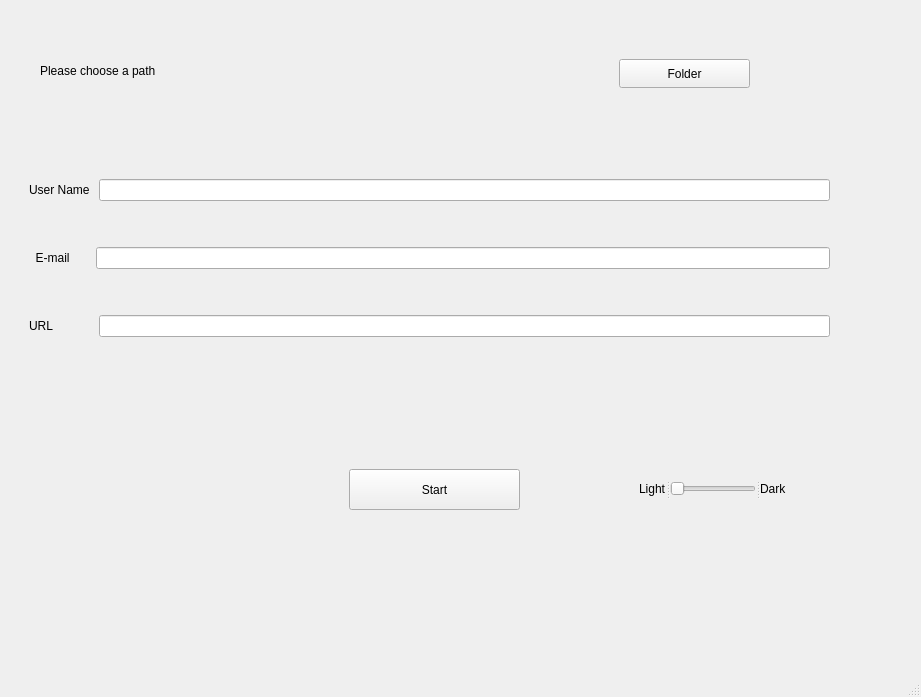
<?xml version="1.0" encoding="UTF-8"?>
<ui version="4.0">
 <class>MainWindow</class>
 <widget class="QMainWindow" name="MainWindow">
  <property name="geometry">
   <rect>
    <x>0</x>
    <y>0</y>
    <width>921</width>
    <height>697</height>
   </rect>
  </property>
  <property name="windowTitle">
   <string>MainWindow</string>
  </property>
  <property name="styleSheet">
   <string notr="true"/>
  </property>
  <widget class="QWidget" name="centralwidget">
   <layout class="QGridLayout" name="gridLayout_2">
    <item row="0" column="1">
     <widget class="QStackedWidget" name="stackedWidget">
      <property name="styleSheet">
       <string notr="true"/>
      </property>
      <property name="currentIndex">
       <number>0</number>
      </property>
      <widget class="QWidget" name="Select_Path">
       <widget class="QPushButton" name="pb_start">
        <property name="geometry">
         <rect>
          <x>340</x>
          <y>460</y>
          <width>171</width>
          <height>41</height>
         </rect>
        </property>
        <property name="text">
         <string>Start</string>
        </property>
       </widget>
       <widget class="QPushButton" name="pb_path">
        <property name="geometry">
         <rect>
          <x>610</x>
          <y>50</y>
          <width>131</width>
          <height>29</height>
         </rect>
        </property>
        <property name="sizePolicy">
         <sizepolicy hsizetype="Fixed" vsizetype="Fixed">
          <horstretch>0</horstretch>
          <verstretch>0</verstretch>
         </sizepolicy>
        </property>
        <property name="styleSheet">
         <string notr="true"/>
        </property>
        <property name="text">
         <string>Folder</string>
        </property>
       </widget>
       <widget class="QLabel" name="L_path">
        <property name="geometry">
         <rect>
          <x>31</x>
          <y>52</y>
          <width>541</width>
          <height>20</height>
         </rect>
        </property>
        <property name="sizePolicy">
         <sizepolicy hsizetype="Fixed" vsizetype="Preferred">
          <horstretch>0</horstretch>
          <verstretch>0</verstretch>
         </sizepolicy>
        </property>
        <property name="text">
         <string>Please choose a path</string>
        </property>
       </widget>
       <widget class="QWidget" name="layoutWidget">
        <property name="geometry">
         <rect>
          <x>20</x>
          <y>130</y>
          <width>801</width>
          <height>241</height>
         </rect>
        </property>
        <layout class="QVBoxLayout" name="verticalLayout">
         <item>
          <layout class="QHBoxLayout" name="horizontalLayout">
           <item>
            <widget class="QLabel" name="L_username">
             <property name="styleSheet">
              <string notr="true"/>
             </property>
             <property name="text">
              <string>User Name </string>
             </property>
            </widget>
           </item>
           <item>
            <widget class="QLineEdit" name="LE_username">
             <property name="text">
              <string/>
             </property>
            </widget>
           </item>
          </layout>
         </item>
         <item>
          <layout class="QHBoxLayout" name="horizontalLayout_2">
           <item>
            <widget class="QLabel" name="L_email">
             <property name="text">
              <string>  E-mail      </string>
             </property>
            </widget>
           </item>
           <item>
            <widget class="QLineEdit" name="LE_email">
             <property name="text">
              <string/>
             </property>
            </widget>
           </item>
          </layout>
         </item>
         <item>
          <layout class="QHBoxLayout" name="horizontalLayout_3">
           <item>
            <widget class="QLabel" name="L_url">
             <property name="text">
              <string>URL            </string>
             </property>
            </widget>
           </item>
           <item>
            <widget class="QLineEdit" name="LE_url">
             <property name="text">
              <string/>
             </property>
            </widget>
           </item>
          </layout>
         </item>
        </layout>
       </widget>
       <widget class="QSplitter" name="splitter">
        <property name="geometry">
         <rect>
          <x>630</x>
          <y>470</y>
          <width>148</width>
          <height>20</height>
         </rect>
        </property>
        <property name="orientation">
         <enum>Qt::Horizontal</enum>
        </property>
        <widget class="QLabel" name="L_light">
         <property name="text">
          <string>Light</string>
         </property>
        </widget>
        <widget class="QSlider" name="horizontalSlider">
         <property name="sizePolicy">
          <sizepolicy hsizetype="Fixed" vsizetype="Fixed">
           <horstretch>0</horstretch>
           <verstretch>0</verstretch>
          </sizepolicy>
         </property>
         <property name="maximum">
          <number>1</number>
         </property>
         <property name="orientation">
          <enum>Qt::Horizontal</enum>
         </property>
        </widget>
        <widget class="QLabel" name="L_dark">
         <property name="text">
          <string>Dark</string>
         </property>
        </widget>
       </widget>
      </widget>
      <widget class="QWidget" name="init">
       <widget class="QListWidget" name="listWidget">
        <property name="geometry">
         <rect>
          <x>0</x>
          <y>40</y>
          <width>411</width>
          <height>561</height>
         </rect>
        </property>
        <property name="verticalScrollBarPolicy">
         <enum>Qt::ScrollBarAlwaysOn</enum>
        </property>
        <property name="horizontalScrollBarPolicy">
         <enum>Qt::ScrollBarAlwaysOn</enum>
        </property>
        <property name="verticalScrollMode">
         <enum>QAbstractItemView::ScrollPerPixel</enum>
        </property>
        <property name="horizontalScrollMode">
         <enum>QAbstractItemView::ScrollPerPixel</enum>
        </property>
       </widget>
       <widget class="QPushButton" name="pb_clear">
        <property name="geometry">
         <rect>
          <x>490</x>
          <y>600</y>
          <width>80</width>
          <height>24</height>
         </rect>
        </property>
        <property name="text">
         <string>Clear</string>
        </property>
       </widget>
       <widget class="QPushButton" name="pb_back">
        <property name="geometry">
         <rect>
          <x>730</x>
          <y>600</y>
          <width>80</width>
          <height>24</height>
         </rect>
        </property>
        <property name="text">
         <string>Back</string>
        </property>
       </widget>
       <widget class="QLabel" name="L_currentpath">
        <property name="geometry">
         <rect>
          <x>0</x>
          <y>0</y>
          <width>841</width>
          <height>21</height>
         </rect>
        </property>
        <property name="text">
         <string>TextLabel</string>
        </property>
       </widget>
       <widget class="QGroupBox" name="groupBox">
        <property name="geometry">
         <rect>
          <x>540</x>
          <y>30</y>
          <width>311</width>
          <height>311</height>
         </rect>
        </property>
        <property name="title">
         <string>Local</string>
        </property>
        <widget class="QWidget" name="layoutWidget">
         <property name="geometry">
          <rect>
           <x>0</x>
           <y>30</y>
           <width>311</width>
           <height>281</height>
          </rect>
         </property>
         <layout class="QVBoxLayout" name="verticalLayout_2">
          <item>
           <widget class="QPushButton" name="pb_status">
            <property name="text">
             <string>Status</string>
            </property>
           </widget>
          </item>
          <item>
           <widget class="QPushButton" name="pb_log">
            <property name="text">
             <string>Log</string>
            </property>
           </widget>
          </item>
          <item>
           <layout class="QHBoxLayout" name="horizontalLayout_5">
            <item>
             <widget class="QComboBox" name="cb_add"/>
            </item>
            <item>
             <widget class="QPushButton" name="pd_add">
              <property name="text">
               <string>Add</string>
              </property>
             </widget>
            </item>
           </layout>
          </item>
          <item>
           <layout class="QHBoxLayout" name="horizontalLayout_4">
            <item>
             <widget class="QComboBox" name="cb_reset"/>
            </item>
            <item>
             <widget class="QPushButton" name="pb_reset">
              <property name="text">
               <string>Reset</string>
              </property>
             </widget>
            </item>
           </layout>
          </item>
          <item>
           <widget class="QPushButton" name="pb_diff">
            <property name="text">
             <string>Diff</string>
            </property>
           </widget>
          </item>
          <item>
           <widget class="QPushButton" name="pb_softreset">
            <property name="text">
             <string>Soft Reset</string>
            </property>
           </widget>
          </item>
          <item>
           <layout class="QGridLayout" name="gridLayout">
            <item row="1" column="2">
             <widget class="QPushButton" name="pb_commit">
              <property name="text">
               <string>Commit</string>
              </property>
             </widget>
            </item>
            <item row="1" column="0">
             <widget class="QLineEdit" name="LE_commit">
              <property name="placeholderText">
               <string>Comment</string>
              </property>
             </widget>
            </item>
           </layout>
          </item>
         </layout>
        </widget>
       </widget>
       <widget class="QGroupBox" name="groupBox_2">
        <property name="geometry">
         <rect>
          <x>420</x>
          <y>340</y>
          <width>431</width>
          <height>261</height>
         </rect>
        </property>
        <property name="title">
         <string>Online</string>
        </property>
        <layout class="QGridLayout" name="gridLayout_3">
         <item row="1" column="0">
          <layout class="QHBoxLayout" name="horizontalLayout_7">
           <item>
            <widget class="QLineEdit" name="LE_renameold">
             <property name="placeholderText">
              <string>Old Name</string>
             </property>
            </widget>
           </item>
           <item>
            <widget class="QLineEdit" name="LE_renamenew">
             <property name="placeholderText">
              <string>New Name</string>
             </property>
            </widget>
           </item>
           <item>
            <widget class="QPushButton" name="pb_rename">
             <property name="text">
              <string>Rename</string>
             </property>
            </widget>
           </item>
          </layout>
         </item>
         <item row="2" column="0">
          <layout class="QHBoxLayout" name="horizontalLayout_10">
           <item>
            <widget class="QLineEdit" name="LE_removeremote">
             <property name="placeholderText">
              <string>Enter Name of remote you want to remove</string>
             </property>
            </widget>
           </item>
           <item>
            <widget class="QPushButton" name="pb_remove">
             <property name="text">
              <string>Remove</string>
             </property>
            </widget>
           </item>
          </layout>
         </item>
         <item row="3" column="0">
          <layout class="QHBoxLayout" name="horizontalLayout_8">
           <item>
            <widget class="QLineEdit" name="LE_fetchalias">
             <property name="placeholderText">
              <string>Alias</string>
             </property>
            </widget>
           </item>
           <item>
            <widget class="QPushButton" name="pb_fetch">
             <property name="text">
              <string>Fetch</string>
             </property>
            </widget>
           </item>
          </layout>
         </item>
         <item row="6" column="0">
          <layout class="QHBoxLayout" name="horizontalLayout_9">
           <item>
            <widget class="QLineEdit" name="LE_mergebranch">
             <property name="placeholderText">
              <string>Branch</string>
             </property>
            </widget>
           </item>
           <item>
            <widget class="QPushButton" name="pb_merge">
             <property name="text">
              <string>Merge</string>
             </property>
            </widget>
           </item>
          </layout>
         </item>
         <item row="0" column="0">
          <layout class="QHBoxLayout" name="horizontalLayout_6">
           <item>
            <widget class="QLineEdit" name="LE_remoteurl">
             <property name="text">
              <string/>
             </property>
             <property name="placeholderText">
              <string>URL</string>
             </property>
            </widget>
           </item>
           <item>
            <widget class="QLineEdit" name="LE_remotealias">
             <property name="placeholderText">
              <string>Alias</string>
             </property>
            </widget>
           </item>
           <item>
            <widget class="QPushButton" name="pb_remote">
             <property name="text">
              <string>Remote</string>
             </property>
            </widget>
           </item>
          </layout>
         </item>
         <item row="5" column="0">
          <layout class="QHBoxLayout" name="horizontalLayout_11">
           <item>
            <widget class="QLineEdit" name="LE_pushalias">
             <property name="placeholderText">
              <string>Alias</string>
             </property>
            </widget>
           </item>
           <item>
            <widget class="QLineEdit" name="LE_pushbranch">
             <property name="placeholderText">
              <string>Branch</string>
             </property>
            </widget>
           </item>
           <item>
            <widget class="QPushButton" name="pb_push">
             <property name="text">
              <string>Push</string>
             </property>
            </widget>
           </item>
          </layout>
         </item>
         <item row="4" column="0">
          <widget class="QPushButton" name="pb_pull">
           <property name="text">
            <string>Pull</string>
           </property>
          </widget>
         </item>
        </layout>
       </widget>
       <widget class="QGroupBox" name="groupBox_3">
        <property name="geometry">
         <rect>
          <x>420</x>
          <y>30</y>
          <width>111</width>
          <height>251</height>
         </rect>
        </property>
        <property name="title">
         <string>Branches</string>
        </property>
        <widget class="QWidget" name="layoutWidget">
         <property name="geometry">
          <rect>
           <x>0</x>
           <y>30</y>
           <width>111</width>
           <height>102</height>
          </rect>
         </property>
         <layout class="QVBoxLayout" name="verticalLayout_4">
          <item>
           <widget class="QPushButton" name="pb_delete">
            <property name="text">
             <string>Delete</string>
            </property>
           </widget>
          </item>
          <item>
           <widget class="QPushButton" name="pb_checkout">
            <property name="text">
             <string>CheckOut</string>
            </property>
           </widget>
          </item>
          <item>
           <widget class="QComboBox" name="cb_checkout"/>
          </item>
         </layout>
        </widget>
        <widget class="QWidget" name="layoutWidget">
         <property name="geometry">
          <rect>
           <x>0</x>
           <y>140</y>
           <width>110</width>
           <height>66</height>
          </rect>
         </property>
         <layout class="QVBoxLayout" name="verticalLayout_5">
          <item>
           <widget class="QPushButton" name="pb_createbranch">
            <property name="text">
             <string>Create Branch</string>
            </property>
           </widget>
          </item>
          <item>
           <widget class="QLineEdit" name="LE_createbranch">
            <property name="placeholderText">
             <string>New Branch Name</string>
            </property>
           </widget>
          </item>
         </layout>
        </widget>
       </widget>
       <zorder>listWidget</zorder>
       <zorder>pb_clear</zorder>
       <zorder>pb_back</zorder>
       <zorder>L_currentpath</zorder>
       <zorder>groupBox_2</zorder>
       <zorder>groupBox_3</zorder>
       <zorder>groupBox</zorder>
      </widget>
     </widget>
    </item>
   </layout>
  </widget>
  <widget class="QMenuBar" name="menubar">
   <property name="geometry">
    <rect>
     <x>0</x>
     <y>0</y>
     <width>921</width>
     <height>25</height>
    </rect>
   </property>
  </widget>
  <widget class="QStatusBar" name="statusbar"/>
 </widget>
 <resources/>
 <connections>
  <connection>
   <sender>pb_clear</sender>
   <signal>clicked()</signal>
   <receiver>listWidget</receiver>
   <slot>clear()</slot>
   <hints>
    <hint type="sourcelabel">
     <x>548</x>
     <y>592</y>
    </hint>
    <hint type="destinationlabel">
     <x>387</x>
     <y>597</y>
    </hint>
   </hints>
  </connection>
  <connection>
   <sender>pb_back</sender>
   <signal>clicked()</signal>
   <receiver>listWidget</receiver>
   <slot>clear()</slot>
   <hints>
    <hint type="sourcelabel">
     <x>769</x>
     <y>590</y>
    </hint>
    <hint type="destinationlabel">
     <x>406</x>
     <y>571</y>
    </hint>
   </hints>
  </connection>
 </connections>
</ui>
